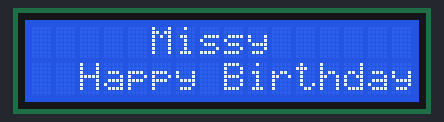
This sketch was run on a simulated Arduino Uno, built with avr-gcc and run on an emulated ATmega328P. Parts: 16×2 character LCD. What the sketch prints to the serial monitor is not drawn.

Above: at 0.1 s.
At 2.7 s:
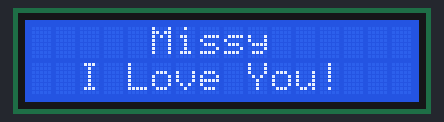

The sketch:

LiquidCrystalDisplay.ino
```cpp
#include <Wire.h>
#include <LiquidCrystal_I2C.h>
/**********************************************************/
LiquidCrystal_I2C lcd(0x27, 16, 2); // set the LCD address to 0x27 for a 16 chars and 2 line display
/*********************************************************/
void setup()
{
  lcd.init();  //initialize the lcd
  Serial.begin(9600);
  lcd.backlight();  //open the backlight
  Serial.println("Initialized");
}
/*********************************************************/
void loop()
{
  lcd.setCursor(5, 0); // set the cursor to column 3, line 0
  lcd.print("Missy");  // Print a message to the LCD

  lcd.setCursor(2, 1); // set the cursor to column 2, line 1
  lcd.print("Happy Birthday!");  // Print a message to the LCD.
  delay(2500);

  lcd.clear();

  lcd.setCursor(5, 0); // set the cursor to column 3, line 0
  lcd.print("Missy");  // Print a message to the LCD

  lcd.setCursor(2, 1); // set the cursor to column 2, line 1
  lcd.print("I Love You!");  // Print a message to the LCD.
  delay(2500);
}
/************************************************************/
```

Measured:
- what the display in image 1 shows lasts 2.5 s, from 2.6 s to 5.1 s
